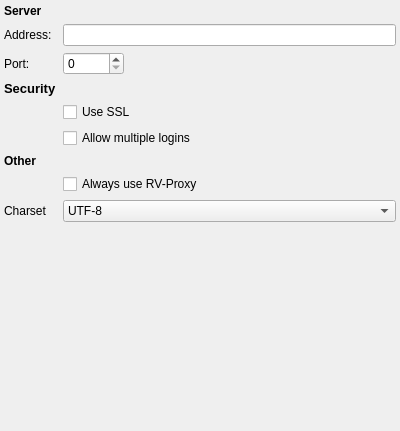
<?xml version="1.0" encoding="UTF-8"?>
<ui version="4.0">
 <class>IcqServerSettingsWidget</class>
 <widget class="QWidget" name="IcqServerSettingsWidget">
  <property name="geometry">
   <rect>
    <x>0</x>
    <y>0</y>
    <width>400</width>
    <height>431</height>
   </rect>
  </property>
  <property name="windowTitle">
   <string>Connection Settings</string>
  </property>
  <layout class="QVBoxLayout" name="verticalLayout_4">
   <property name="margin">
    <number>4</number>
   </property>
   <item>
    <layout class="QFormLayout" name="formLayout">
     <property name="sizeConstraint">
      <enum>QLayout::SetMinimumSize</enum>
     </property>
     <property name="fieldGrowthPolicy">
      <enum>QFormLayout::AllNonFixedFieldsGrow</enum>
     </property>
     <item row="0" column="0">
      <widget class="QLabel" name="serverHeadlineLabel">
       <property name="sizePolicy">
        <sizepolicy hsizetype="Maximum" vsizetype="Fixed">
         <horstretch>0</horstretch>
         <verstretch>0</verstretch>
        </sizepolicy>
       </property>
       <property name="text">
        <string>&lt;b&gt;Server</string>
       </property>
      </widget>
     </item>
     <item row="1" column="0">
      <widget class="QLabel" name="serverLabel">
       <property name="text">
        <string>Address:</string>
       </property>
      </widget>
     </item>
     <item row="1" column="1">
      <widget class="KLineEdit" name="serverLineEdit"/>
     </item>
     <item row="2" column="0">
      <widget class="QLabel" name="portLabel">
       <property name="text">
        <string>Port:</string>
       </property>
      </widget>
     </item>
     <item row="2" column="1">
      <widget class="KIntSpinBox" name="portSpinBox">
       <property name="sizePolicy">
        <sizepolicy hsizetype="Fixed" vsizetype="Fixed">
         <horstretch>0</horstretch>
         <verstretch>0</verstretch>
        </sizepolicy>
       </property>
       <property name="maximum">
        <number>60000</number>
       </property>
      </widget>
     </item>
     <item row="3" column="0">
      <widget class="QLabel" name="securityHeadlineLabel">
       <property name="sizePolicy">
        <sizepolicy hsizetype="Maximum" vsizetype="Fixed">
         <horstretch>0</horstretch>
         <verstretch>0</verstretch>
        </sizepolicy>
       </property>
       <property name="text">
        <string>&lt;!DOCTYPE HTML PUBLIC &quot;-//W3C//DTD HTML 4.0//EN&quot; &quot;http://www.w3.org/TR/REC-html40/strict.dtd&quot;&gt;
&lt;html&gt;&lt;head&gt;&lt;meta name=&quot;qrichtext&quot; content=&quot;1&quot; /&gt;&lt;style type=&quot;text/css&quot;&gt;
p, li { white-space: pre-wrap; }
&lt;/style&gt;&lt;/head&gt;&lt;body style=&quot; font-family:'Sans Serif'; font-size:9pt; font-weight:400; font-style:normal;&quot;&gt;
&lt;p style=&quot; margin-top:0px; margin-bottom:0px; margin-left:0px; margin-right:0px; -qt-block-indent:0; text-indent:0px;&quot;&gt;&lt;span style=&quot; font-size:10pt; font-weight:600;&quot;&gt;Security&lt;/span&gt;&lt;/p&gt;&lt;/body&gt;&lt;/html&gt;</string>
       </property>
      </widget>
     </item>
     <item row="4" column="1">
      <widget class="QCheckBox" name="useSslCheckBox">
       <property name="text">
        <string>Use SSL</string>
       </property>
      </widget>
     </item>
     <item row="5" column="1">
      <widget class="QCheckBox" name="allowMultipleLoginsCheckBox">
       <property name="text">
        <string>Allow multiple logins</string>
       </property>
      </widget>
     </item>
     <item row="5" column="0">
      <widget class="QLabel" name="allowMultipleLoginsLabel">
       <property name="text">
        <string/>
       </property>
      </widget>
     </item>
     <item row="6" column="0">
      <widget class="QLabel" name="otherHeadlineLabel">
       <property name="sizePolicy">
        <sizepolicy hsizetype="Maximum" vsizetype="Preferred">
         <horstretch>0</horstretch>
         <verstretch>0</verstretch>
        </sizepolicy>
       </property>
       <property name="text">
        <string>&lt;!DOCTYPE HTML PUBLIC &quot;-//W3C//DTD HTML 4.0//EN&quot; &quot;http://www.w3.org/TR/REC-html40/strict.dtd&quot;&gt;
&lt;html&gt;&lt;head&gt;&lt;meta name=&quot;qrichtext&quot; content=&quot;1&quot; /&gt;&lt;style type=&quot;text/css&quot;&gt;
p, li { white-space: pre-wrap; }
&lt;/style&gt;&lt;/head&gt;&lt;body style=&quot; font-family:'Sans Serif'; font-size:9pt; font-weight:400; font-style:normal;&quot;&gt;
&lt;p style=&quot; margin-top:0px; margin-bottom:0px; margin-left:0px; margin-right:0px; -qt-block-indent:0; text-indent:0px;&quot;&gt;&lt;span style=&quot; font-weight:600;&quot;&gt;Other&lt;/span&gt;&lt;/p&gt;&lt;/body&gt;&lt;/html&gt;</string>
       </property>
      </widget>
     </item>
     <item row="7" column="1">
      <widget class="QCheckBox" name="alwaysUseRvProxyCheckBox">
       <property name="text">
        <string>Always use RV-Proxy</string>
       </property>
      </widget>
     </item>
     <item row="8" column="0">
      <widget class="QLabel" name="charsetLabel">
       <property name="text">
        <string>Charset</string>
       </property>
      </widget>
     </item>
     <item row="8" column="1">
      <widget class="KComboBox" name="charsetComboBox">
       <item>
        <property name="text">
         <string>UTF-8</string>
        </property>
       </item>
      </widget>
     </item>
    </layout>
   </item>
   <item>
    <spacer name="verticalSpacer">
     <property name="orientation">
      <enum>Qt::Vertical</enum>
     </property>
     <property name="sizeHint" stdset="0">
      <size>
       <width>20</width>
       <height>40</height>
      </size>
     </property>
    </spacer>
   </item>
  </layout>
 </widget>
 <customwidgets>
  <customwidget>
   <class>KIntSpinBox</class>
   <extends>QSpinBox</extends>
   <header>knuminput.h</header>
  </customwidget>
  <customwidget>
   <class>KLineEdit</class>
   <extends>QLineEdit</extends>
   <header>klineedit.h</header>
  </customwidget>
  <customwidget>
   <class>KComboBox</class>
   <extends>QComboBox</extends>
   <header>kcombobox.h</header>
  </customwidget>
 </customwidgets>
 <resources/>
 <connections/>
</ui>
